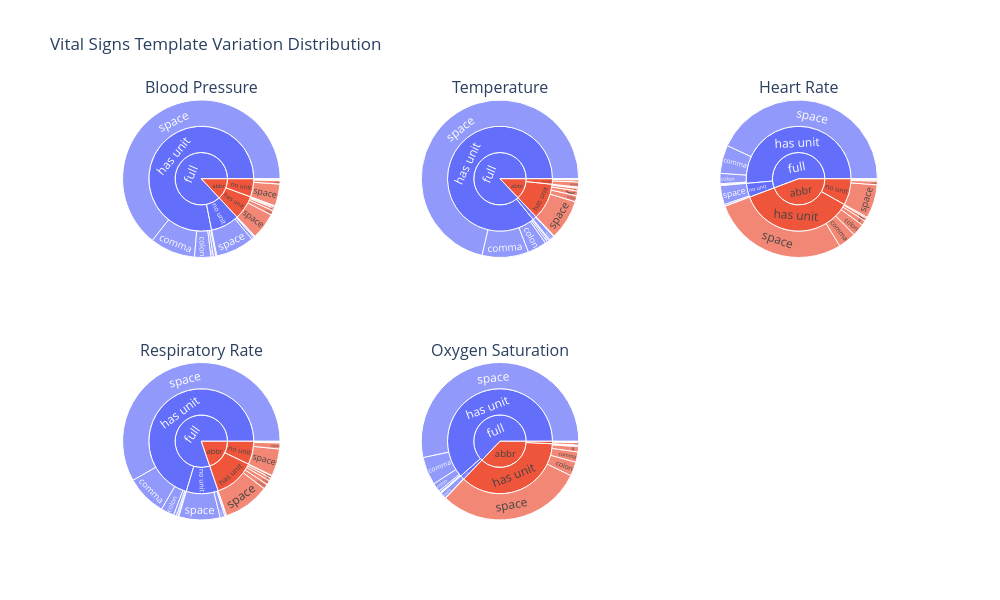

Notebook code cell kept with this figure:
### Markdown cell above
#### Check tree visualization

### Code cell
def tree_visualize(vital_sign, abbr, full):
    def length_cat_fn(x):
        if full in x.lower():
            return 'full'
        # elif bool(re.search(abbr, x.lower())):
        #     return ''
        else:
            return 'abbr'

    def seporator_fn(x):
        checked_text = x[x.find("%v")-2:x.find("%v")].strip()
        if x.find("%v")==-1 or not checked_text or checked_text.isalpha() or checked_text==")" or checked_text=="]" or checked_text=="%m" or checked_text=="2":
            return "space"
        elif checked_text[0].isalpha() or checked_text[0] in [")", "]"]:
            if checked_text[1]==" ":
                return "space"
            return checked_text[1:]
        else:
            return checked_text
        
    bp_df = full_value_df[full_value_df[f'{vital_sign}_text'].notna()]
    bp_df['length_cat'] = bp_df[f'{vital_sign}_text'].map(length_cat_fn)
    # bp_df = bp_df[bp_df['length_cat']!="other"]
    bp_df['has_unit'] = bp_df[f'{vital_sign}_text'].map(lambda x: '%m' in x.lower())
    bp_df['sep'] = bp_df[f'{vital_sign}_text'].map(seporator_fn)
    bp_df = bp_df[bp_df['sep'].isin(bp_df['sep'].value_counts()[bp_df['sep'].value_counts()>2].index)]
    bp_df['sep'].value_counts()
    bp_df['has_unit'] = bp_df['has_unit'].map(lambda x: 'has unit' if x else 'no unit')
    # bp_df['length_cat'] = bp_df['length_cat'].map(lambda x: 'combined' if x=='combined' else 'full' if x=='long' else 'abbr')
    bp_df['sep'] = bp_df['sep'].map(lambda x: 'comma' if x==',' else 'colon' if x==':' else x)
    # print(bp_df[bp_df['sep']=='2'])

    grouped_df = bp_df.groupby(['length_cat', 'has_unit', 'sep']).size().reset_index(name='Count')
    return grouped_df, vital_sign

import plotly.express as px
from plotly.subplots import make_subplots
import plotly.graph_objects as go

# Collect data for all vital signs
vital_signs_data = []
vital_signs = [
    ("blood_pressure", "bp", "blood pressure"),
    ("temperature", "temp", "temperature"),
    ("heart_rate", "hr", "heart rate"),
    ("respiratory_rate", "rr", "respiratory rate"),
    ("oxygen_saturation", r"spo2|o2sat", "oxygen saturation")
]

for vital_sign, abbr, full in vital_signs:
    grouped_df, name = tree_visualize(vital_sign, abbr, full)
    vital_signs_data.append((grouped_df, name))

# Create subplots with 5 sunburst charts
fig = make_subplots(
    rows=2, cols=3,
    specs=[[{"type": "domain"}, {"type": "domain"}, {"type": "domain"}], [{"type": "domain"}, {"type": "domain"}, {"type": "domain"}]],
    subplot_titles=[name.replace('_', ' ').title() for _, name in vital_signs_data]
)

for i, (grouped_df, name) in enumerate(vital_signs_data):
    sunburst = px.sunburst(grouped_df, path=['length_cat', 'has_unit', 'sep'], values='Count')
    fig.add_trace(sunburst.data[0], row=i//3+1, col=i%3+1)

fig.update_layout(
    title_text="Vital Signs Template Variation Distribution",
    height=600,
    width=1000
)
fig.show()

### Figure 1 — Plotly figure (JSON) as saved in the notebook; plotly's stock layout.template omitted (floating-point values rounded to 4 significant figures)
{"data": [{"branchvalues": "total", "domain": {"x": [0, 0.2889], "y": [0.625, 1]}, "hovertemplate": "labels=%{label}<br>Count=%{value}<br>parent=%{parent}<br>id=%{id}<extra></extra>", "ids": ["abbr/has unit/(", "abbr/has unit/-", "abbr/has unit/=", "abbr/has unit/colon", "abbr/has unit/comma", "abbr/has unit/space", "abbr/no unit/(", "abbr/no unit/-", "abbr/no unit/=", "abbr/no unit/colon", "abbr/no unit/comma", "abbr/no unit/space", "full/has unit/(", "full/has unit/-", "full/has unit/=", "full/has unit/colon", "full/has unit/comma", "full/has unit/space", "full/no unit/=", "full/no unit/colon", "full/no unit/comma", "full/no unit/space", "abbr/has unit", "abbr/no unit", "full/has unit", "full/no unit", "abbr", "full"], "labels": ["(", "-", "=", "colon", "comma", "space", "(", "-", "=", "colon", "comma", "space", "(", "-", "=", "colon", "comma", "space", "=", "colon", "comma", "space", "has unit", "no unit", "has unit", "no unit", "abbr", "full"], "name": "", "parents": ["abbr/has unit", "abbr/has unit", "abbr/has unit", "abbr/has unit", "abbr/has unit", "abbr/has unit", "abbr/no unit", "abbr/no unit", "abbr/no unit", "abbr/no unit", "abbr/no unit", "abbr/no unit", "full/has unit", "full/has unit", "full/has unit", "full/has unit", "full/has unit", "full/has unit", "full/no unit", "full/no unit", "full/no unit", "full/no unit", "abbr", "abbr", "full", "full", "", ""], "type": "sunburst", "values": [5.0, 4.0, 10.0, 17.0, 1.0, 100.0, 1.0, 1.0, 4.0, 13.0, 1.0, 83.0, 9.0, 4.0, 9.0, 62.0, 171.0, 1184.0, 2.0, 10.0, 4.0, 146.0, 137.0, 103.0, 1439.0, 162.0, 240.0, 1601.0]}, {"branchvalues": "total", "domain": {"x": [0.3556, 0.6444], "y": [0.625, 1]}, "hovertemplate": "labels=%{label}<br>Count=%{value}<br>parent=%{parent}<br>id=%{id}<extra></extra>", "ids": ["abbr/has unit/(", "abbr/has unit/-", "abbr/has unit/.", "abbr/has unit/=", "abbr/has unit/colon", "abbr/has unit/space", "abbr/no unit/.", "abbr/no unit/=", "abbr/no unit/colon", "abbr/no unit/comma", "abbr/no unit/space", "full/has unit/(", "full/has unit/-", "full/has unit/=", "full/has unit/colon", "full/has unit/comma", "full/has unit/space", "full/no unit/(", "full/no unit/-", "full/no unit/=", "full/no unit/space", "abbr/has unit", "abbr/no unit", "full/has unit", "full/no unit", "abbr", "full"], "labels": ["(", "-", ".", "=", "colon", "space", ".", "=", "colon", "comma", "space", "(", "-", "=", "colon", "comma", "space", "(", "-", "=", "space", "has unit", "no unit", "has unit", "no unit", "abbr", "full"], "name": "", "parents": ["abbr/has unit", "abbr/has unit", "abbr/has unit", "abbr/has unit", "abbr/has unit", "abbr/has unit", "abbr/no unit", "abbr/no unit", "abbr/no unit", "abbr/no unit", "abbr/no unit", "full/has unit", "full/has unit", "full/has unit", "full/has unit", "full/has unit", "full/has unit", "full/no unit", "full/no unit", "full/no unit", "full/no unit", "abbr", "abbr", "full", "full", "", ""], "type": "sunburst", "values": [18.0, 2.0, 3.0, 10.0, 23.0, 151.0, 1.0, 2.0, 8.0, 1.0, 19.0, 7.0, 4.0, 9.0, 72.0, 176.0, 1314.0, 1.0, 1.0, 1.0, 19.0, 207.0, 31.0, 1582.0, 22.0, 238.0, 1604.0]}, {"branchvalues": "total", "domain": {"x": [0.7111, 1], "y": [0.625, 1]}, "hovertemplate": "labels=%{label}<br>Count=%{value}<br>parent=%{parent}<br>id=%{id}<extra></extra>", "ids": ["abbr/has unit/(", "abbr/has unit/-", "abbr/has unit/=", "abbr/has unit/colon", "abbr/has unit/comma", "abbr/has unit/space", "abbr/no unit/(", "abbr/no unit/-", "abbr/no unit/=", "abbr/no unit/colon", "abbr/no unit/comma", "abbr/no unit/space", "full/has unit/(", "full/has unit/-", "full/has unit/=", "full/has unit/colon", "full/has unit/comma", "full/has unit/space", "full/no unit/colon", "full/no unit/comma", "full/no unit/space", "abbr/has unit", "abbr/no unit", "full/has unit", "full/no unit", "abbr", "full"], "labels": ["(", "-", "=", "colon", "comma", "space", "(", "-", "=", "colon", "comma", "space", "(", "-", "=", "colon", "comma", "space", "colon", "comma", "space", "has unit", "no unit", "has unit", "no unit", "abbr", "full"], "name": "", "parents": ["abbr/has unit", "abbr/has unit", "abbr/has unit", "abbr/has unit", "abbr/has unit", "abbr/has unit", "abbr/no unit", "abbr/no unit", "abbr/no unit", "abbr/no unit", "abbr/no unit", "abbr/no unit", "full/has unit", "full/has unit", "full/has unit", "full/has unit", "full/has unit", "full/has unit", "full/no unit", "full/no unit", "full/no unit", "abbr", "abbr", "full", "full", "", ""], "type": "sunburst", "values": [11.0, 5.0, 18.0, 47.0, 68.0, 516.0, 1.0, 1.0, 3.0, 14.0, 4.0, 127.0, 2.0, 1.0, 4.0, 39.0, 107.0, 793.0, 6.0, 1.0, 72.0, 665.0, 150.0, 946.0, 79.0, 815.0, 1025.0]}, {"branchvalues": "total", "domain": {"x": [0, 0.2889], "y": [0, 0.375]}, "hovertemplate": "labels=%{label}<br>Count=%{value}<br>parent=%{parent}<br>id=%{id}<extra></extra>", "ids": ["abbr/has unit/(", "abbr/has unit/-", "abbr/has unit/=", "abbr/has unit/colon", "abbr/has unit/comma", "abbr/has unit/space", "abbr/no unit/(", "abbr/no unit/-", "abbr/no unit/=", "abbr/no unit/colon", "abbr/no unit/comma", "abbr/no unit/space", "full/has unit/(", "full/has unit/-", "full/has unit/=", "full/has unit/colon", "full/has unit/comma", "full/has unit/space", "full/no unit/(", "full/no unit/=", "full/no unit/colon", "full/no unit/comma", "full/no unit/space", "abbr/has unit", "abbr/no unit", "full/has unit", "full/no unit", "abbr", "full"], "labels": ["(", "-", "=", "colon", "comma", "space", "(", "-", "=", "colon", "comma", "space", "(", "-", "=", "colon", "comma", "space", "(", "=", "colon", "comma", "space", "has unit", "no unit", "has unit", "no unit", "abbr", "full"], "name": "", "parents": ["abbr/has unit", "abbr/has unit", "abbr/has unit", "abbr/has unit", "abbr/has unit", "abbr/has unit", "abbr/no unit", "abbr/no unit", "abbr/no unit", "abbr/no unit", "abbr/no unit", "abbr/no unit", "full/has unit", "full/has unit", "full/has unit", "full/has unit", "full/has unit", "full/has unit", "full/no unit", "full/no unit", "full/no unit", "full/no unit", "full/no unit", "abbr", "abbr", "full", "full", "", ""], "type": "sunburst", "values": [9.0, 2.0, 11.0, 16.0, 19.0, 175.0, 1.0, 1.0, 3.0, 23.0, 1.0, 103.0, 3.0, 6.0, 11.0, 50.0, 153.0, 1072.0, 1.0, 1.0, 18.0, 5.0, 156.0, 232.0, 132.0, 1295.0, 181.0, 364.0, 1476.0]}, {"branchvalues": "total", "domain": {"x": [0.3556, 0.6444], "y": [0, 0.375]}, "hovertemplate": "labels=%{label}<br>Count=%{value}<br>parent=%{parent}<br>id=%{id}<extra></extra>", "ids": ["abbr/has unit/(", "abbr/has unit/-", "abbr/has unit/2", "abbr/has unit/=", "abbr/has unit/colon", "abbr/has unit/comma", "abbr/has unit/space", "abbr/no unit/colon", "abbr/no unit/comma", "abbr/no unit/space", "full/has unit/(", "full/has unit/-", "full/has unit/2", "full/has unit/=", "full/has unit/colon", "full/has unit/comma", "full/has unit/space", "full/no unit/comma", "full/no unit/space", "abbr/has unit", "abbr/no unit", "full/has unit", "full/no unit", "abbr", "full"], "labels": ["(", "-", "2", "=", "colon", "comma", "space", "colon", "comma", "space", "(", "-", "2", "=", "colon", "comma", "space", "comma", "space", "has unit", "no unit", "has unit", "no unit", "abbr", "full"], "name": "", "parents": ["abbr/has unit", "abbr/has unit", "abbr/has unit", "abbr/has unit", "abbr/has unit", "abbr/has unit", "abbr/has unit", "abbr/no unit", "abbr/no unit", "abbr/no unit", "full/has unit", "full/has unit", "full/has unit", "full/has unit", "full/has unit", "full/has unit", "full/has unit", "full/no unit", "full/no unit", "abbr", "abbr", "full", "full", "", ""], "type": "sunburst", "values": [2.0, 1.0, 3.0, 20.0, 53.0, 39.0, 551.0, 4.0, 1.0, 9.0, 7.0, 2.0, 2.0, 1.0, 33.0, 106.0, 981.0, 2.0, 22.0, 669.0, 14.0, 1132.0, 24.0, 683.0, 1156.0]}], "layout": {"annotations": [{"font": {"size": 16}, "showarrow": false, "text": "Blood Pressure", "x": 0.1444, "xanchor": "center", "xref": "paper", "y": 1, "yanchor": "bottom", "yref": "paper"}, {"font": {"size": 16}, "showarrow": false, "text": "Temperature", "x": 0.5, "xanchor": "center", "xref": "paper", "y": 1, "yanchor": "bottom", "yref": "paper"}, {"font": {"size": 16}, "showarrow": false, "text": "Heart Rate", "x": 0.8556, "xanchor": "center", "xref": "paper", "y": 1, "yanchor": "bottom", "yref": "paper"}, {"font": {"size": 16}, "showarrow": false, "text": "Respiratory Rate", "x": 0.1444, "xanchor": "center", "xref": "paper", "y": 0.375, "yanchor": "bottom", "yref": "paper"}, {"font": {"size": 16}, "showarrow": false, "text": "Oxygen Saturation", "x": 0.5, "xanchor": "center", "xref": "paper", "y": 0.375, "yanchor": "bottom", "yref": "paper"}], "height": 600, "title": {"text": "Vital Signs Template Variation Distribution"}, "width": 1000}}
